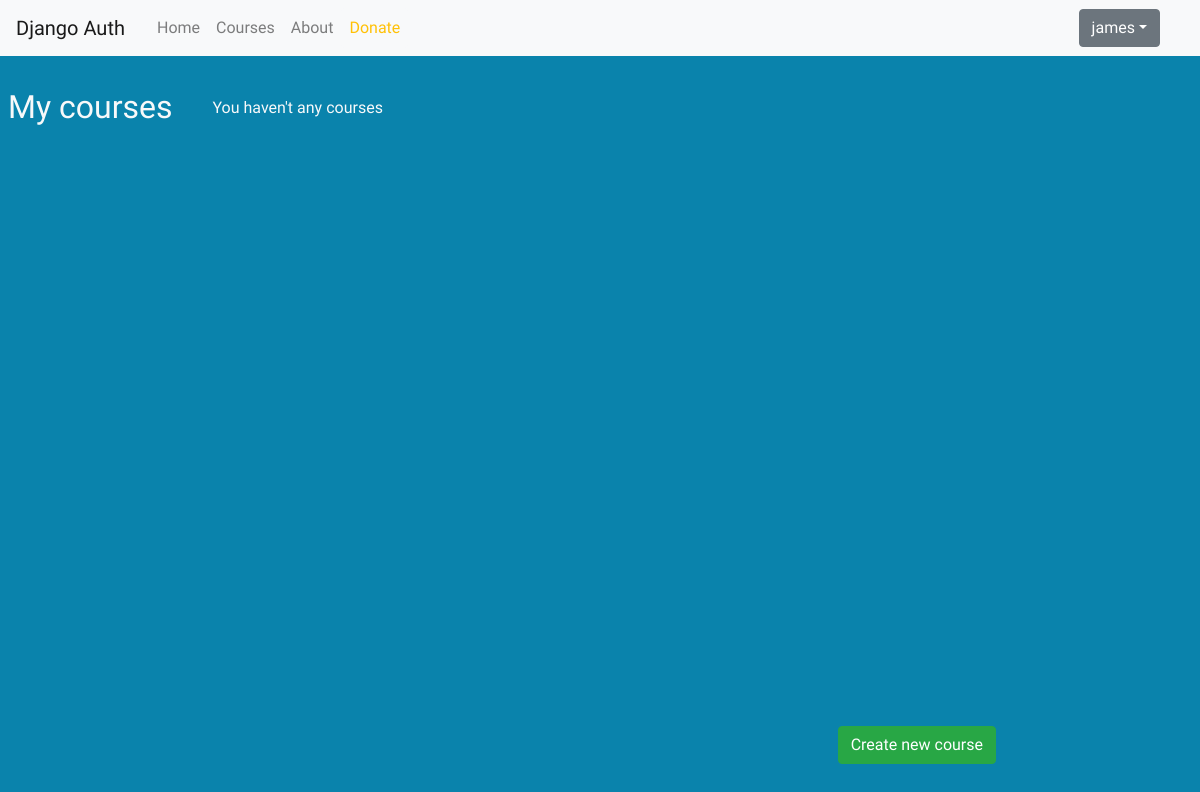
Page /course/mine/ (signed in) on the earlier database version.
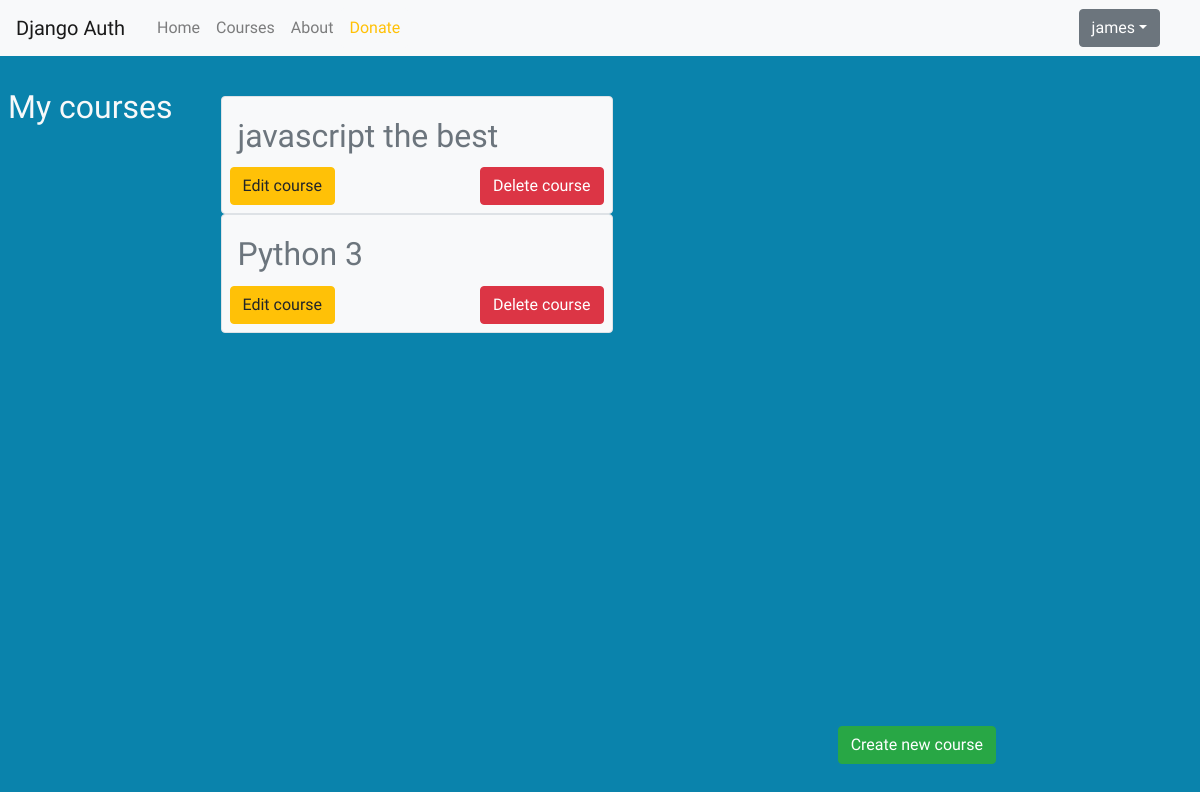
Same page on the later database version.
### courses/models.py (models this page shows, shortened)
class Course(models.Model):
    title = models.CharField(max_length=200)
    owner = models.ForeignKey(User, related_name='courses_created', on_delete=models.CASCADE)
    students = models.ManyToManyField(User, related_name='courses_joined', blank=True)
    subject = models.ForeignKey(Subject, related_name='courses', on_delete=models.CASCADE)
    slug = models.SlugField(max_length=200, unique=True)
    overview = models.TextField()
    created = models.DateTimeField(auto_now_add=True)
    class Meta:
        ordering = ('-created',)

### courses/views.py (the view)
# urls.py: path('mine/', views.ManageCourseListView.as_view(), name='manage_course_list'),
class ManageCourseListView(OwnerCourseMixin, ListView):
    template_name = 'course/list.html'
    permission_required = 'courses.view_course'

### courses/views.py (called while the page is built)
    def get_queryset(self):
        qs = super().get_queryset()
        return qs.filter(owner=self.request.user)

### courses/templates/course/list.html
{% extends 'base.html' %}
{% block content %}
<div class="row mt-2 text-light">
    <h1 class="h2 text-left mt-3 p-2">My courses</h1>
    <div class="ml-4 mt-4 p-2 col-8">
        {% for course in object_list %}
        <div class="bg-light p-2 ml-2 border rounded w-50">
            <h3 class="h2 text-secondary p-2 mt-1 mb-1">{{ course.title }}</h3>
            <div>
                <a href="{% url 'course_edit' course.id %}" class="d-inline float-left btn btn-warning">Edit course</a>
                <a href="{% url 'course_delete' course.id %}" class="d-inline float-right btn btn-danger">Delete course</a>
            </div>
            <div class="clearfix"></div>
        </div>
        {% empty %}
        <p>You haven't any courses</p>
        {% endfor %}
    </div>
    <div class="col-10 mt-1 p-1 w-100" style="position: absolute; bottom: 16px;">
        <p class="float-right"><a href="{% url 'course_create' %}" class="btn btn-success">Create new course</a></p>
    </div>
</div>
{% endblock %}

### templates/base.html (shortened to what this page needs)
{% load static %}
<!DOCTYPE html>
<html lang="en">
<head>
<link rel="stylesheet" href="https://maxcdn.bootstrapcdn.com/bootstrap/4.5.0/css/bootstrap.min.css">
<link rel="stylesheet" href="{% static 'style.css' %}">
</head>
<body>
    <header>
        <nav class="navbar navbar-expand-md navbar-light bg-light">
            <a href="{% url 'home' %}" class="navbar-brand">Django Auth</a>
            <div class="collapse navbar-collapse ml-2" id="mybar">
                <ul class="navbar-nav">
                    <li class="nav-item"><a href="" class="nav-link">Home</a></li>
                    <li class="nav-item"><a href="" class="nav-link">Courses</a></li>
                    <li class="nav-item"><a href="" class="nav-link">About</a></li>
                    <li class="nav-item"><a href="" class="nav-link bg-light rounded text-warning">Donate</a></li>
                </ul>
                <div class="ml-auto mr-4">
                    {% if request.user.is_authenticated %}
                    <div class="dropdowns">
                        <button class="btn btn-secondary dropdown-toggle" type="button" id="dropdownMenuButton" data-toggle="dropdown" aria-haspopup="true" aria-expanded="false">{{ request.user.username }}</button>
                    </div>
                    {% else %}
                    <a href="{% url 'register' %}" class="btn btn-primary">Sign Up</a>
                    <a href="{% url 'login'%}" class="btn btn-light">Sign In</a>
                    {% endif %}
                </div>
            </div>
        </nav>
    </header>
    <div class="container-fluid">
        {% block content %}
        {% endblock %}
    </div>
</body>
</html>

### templates/base.html (style rules this page uses)
body { background-color: rgb(10, 131, 172); font-family: 'Yanone Kaffeesatz', sans-serif; font-weight: 500; }

Differences in the rows shown:
added Course: title "javascript the best"
added Course: title "Python 3"
Other differences:
text no longer shown: "You haven't any courses"
